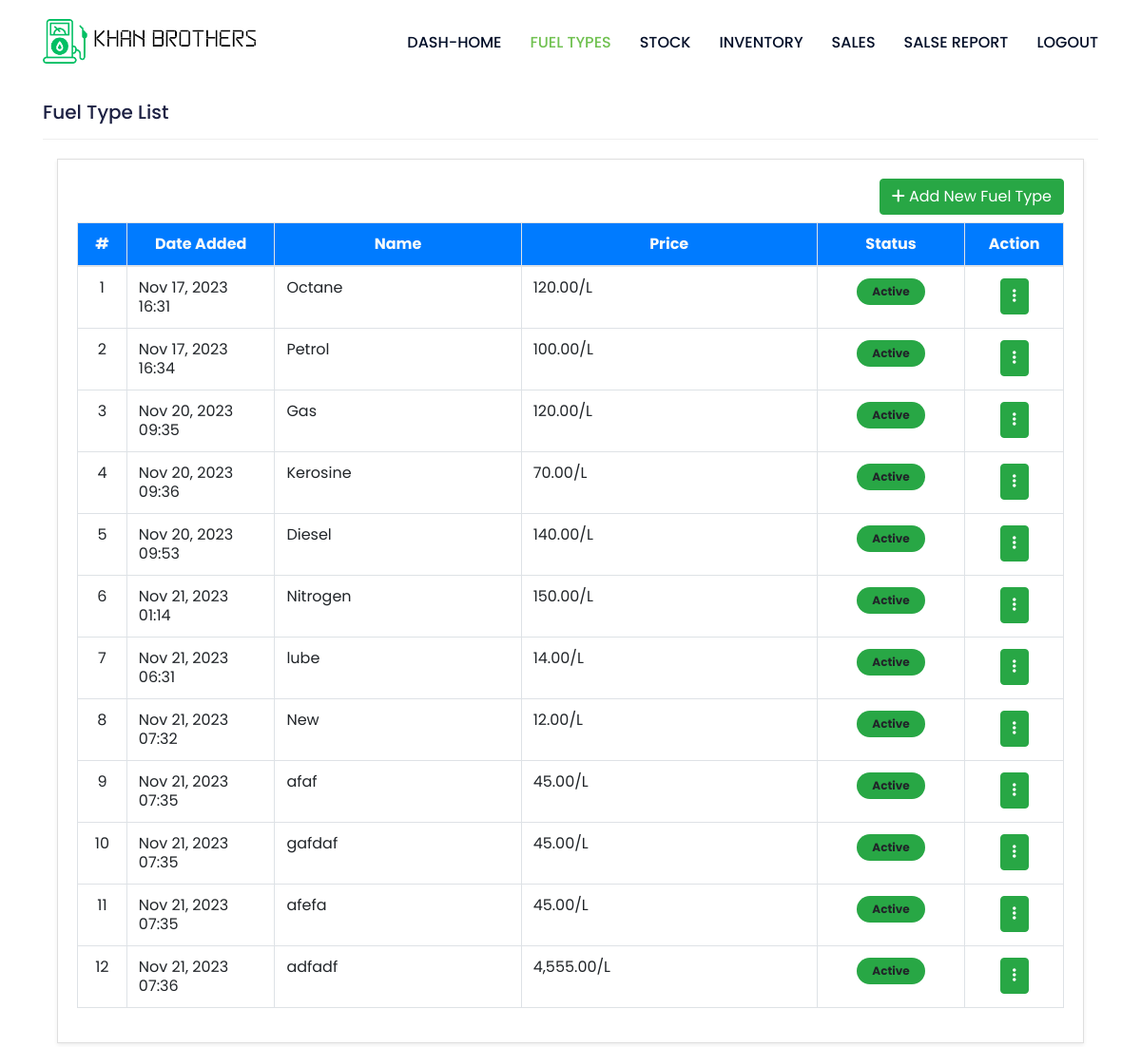
The page /kb-dash/fuel-list/ (signed in) on the database as committed earlier.
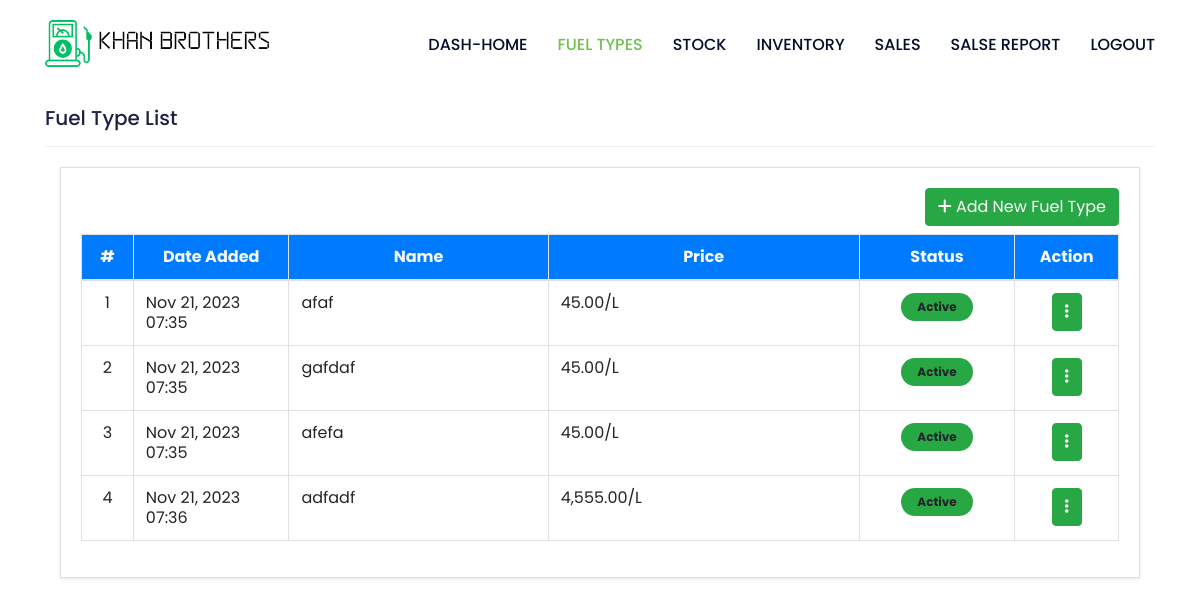
The same page on the database as committed later.
### management/models.py (models this page shows, shortened)
class Fuel(models.Model):
    name = models.CharField(max_length=100)
    description = models.TextField()
    status = models.CharField(max_length=2, choices=(('1', 'Active'), ('0', 'Inactive')), default=1)
    price = models.FloatField(max_length=(15, 2), default=0)
    date_created = models.DateTimeField(auto_now=True)
    class Meta:
        verbose_name_plural = "Fuel type list"
    def __str__(self):
        return str(f"{self.name}")

### management/views.py (the view)
# urls.py: path('fuel-list/', fuel_list_view, name='fuel_list'),
@login_required
def fuel_list_view(request):
  fuels = Fuel.objects.all()
  return render(request, 'management/fuel_list.html', {'fuels': fuels})

### kb_config/templates/management/fuel_list.html (shortened to what this page needs)
{% extends "management_base.html" %}
{% load humanize %}
{% block content %}
<h3 class="fw-bolder">Fuel Type List</h3>
<hr>
<section class="py-1">
  <div class="container">
    <div class="card rounded-0 shadow-sm blur">
      <div class="card-body">
        <div class="container-fluid">
          <div class="text-end mb-2" style="text-align: right">
            <button type="button" class="btn btn-success" id="add-new">
              <i class="fa fa-plus"></i> Add New Fuel Type
            </button>
          </div>
          <table class="table table-stripped table-bordered" id="petrol-table">
            <colgroup>
              <col width="5%">
              <col width="15%">
              <col width="25%">
              <col width="30%">
              <col width="15%">
              <col width="10%">
            </colgroup>
            <thead>
              <tr class="bg-primary bg-gradient text-light">
                <th class="text-center">#</th>
                <th class="text-center">Date Added</th>
                <th class="text-center">Name</th>
                <th class="text-center">Price</th>
                <th class="text-center">Status</th>
                <th class="text-center">Action</th>
              </tr>
            </thead>
            <tbody>
              {% for fuel in fuels %}
              <tr>
                <td class="text-center">{{forloop.counter}}</td>
                <td class="">{{ fuel.date_created|date:"M d, Y H:i" }}</td>
                <td class="">{{fuel}}</td>
                <td class="text-end">{{ fuel.price|floatformat:2|intcomma }}/L</td>
                <td class="text-center">
                  {% if fuel.status == '1' %}
                  <span class="badge bg-primary px-3 py-2 rounded-pill bg-success">Active</span>
                  {% else %}
                  <span class="badge bg-default border text-dark px-3 py-3 rounded-pill bg-danger">Inactive</span>
                  {% endif %}
                </td>
                <td class="text-center">
                  <div class="dropdown">
                    <button class="btn btn-success dropdown-toggle" type="button" data-toggle="dropdown" aria-expanded="false">
                      <i class="fa-solid fa-ellipsis-vertical"></i>
                    </button>
                  </div>
                </td>
              </tr>
              {% endfor %}
            </tbody>
          </table>
        </div>
      </div>
    </div>
  </div>
</section>
</div>
{% endblock content %}

Rows that differ between the two databases and show on the page:
removed Fuel: date_created "Nov 17, 2023 16:31", name "Octane", price "120.00", status "Active"
removed Fuel: date_created "Nov 17, 2023 16:34", name "Petrol", price "100.00", status "Active"
removed Fuel: date_created "Nov 20, 2023 09:35", name "Gas", price "120.00", status "Active"
removed Fuel: date_created "Nov 20, 2023 09:36", name "Kerosine", price "70.00", status "Active"
removed Fuel: date_created "Nov 20, 2023 09:53", name "Diesel", price "140.00", status "Active"
removed Fuel: date_created "Nov 21, 2023 01:14", name "Nitrogen", price "150.00", status "Active"
removed Fuel: date_created "Nov 21, 2023 06:31", name "lube", price "14.00", status "Active"
removed Fuel: date_created "Nov 21, 2023 07:32", name "New", price "12.00", status "Active"
